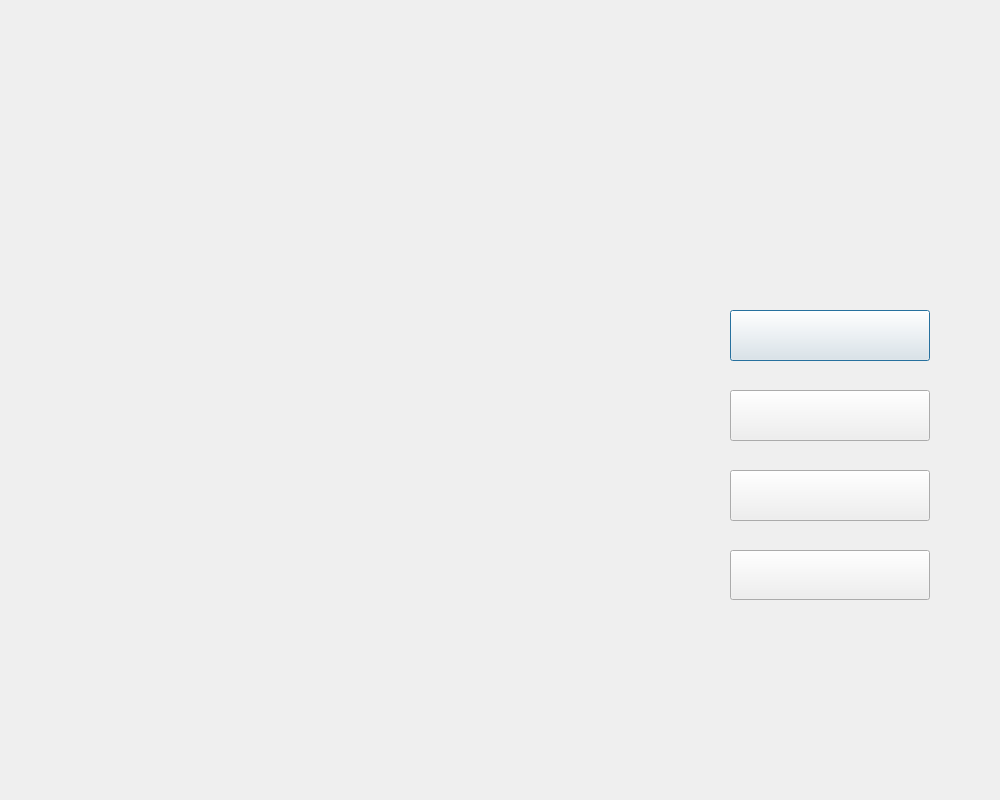
<?xml version="1.0" encoding="UTF-8"?>
<ui version="4.0">
 <class>StartingDialog</class>
 <widget class="QDialog" name="StartingDialog">
  <property name="geometry">
   <rect>
    <x>0</x>
    <y>0</y>
    <width>1000</width>
    <height>800</height>
   </rect>
  </property>
  <property name="minimumSize">
   <size>
    <width>1000</width>
    <height>800</height>
   </size>
  </property>
  <property name="maximumSize">
   <size>
    <width>1000</width>
    <height>800</height>
   </size>
  </property>
  <property name="windowTitle">
   <string>Dialog</string>
  </property>
  <widget class="QLabel" name="label">
   <property name="geometry">
    <rect>
     <x>0</x>
     <y>-1</y>
     <width>1000</width>
     <height>800</height>
    </rect>
   </property>
   <property name="frameShape">
    <enum>QFrame::NoFrame</enum>
   </property>
   <property name="text">
    <string/>
   </property>
   <property name="pixmap">
    <pixmap resource="resource.qrc">:/res/res/begining.png</pixmap>
   </property>
  </widget>
  <widget class="QPushButton" name="btn_localpvp">
   <property name="geometry">
    <rect>
     <x>730</x>
     <y>310</y>
     <width>200</width>
     <height>51</height>
    </rect>
   </property>
   <property name="text">
    <string/>
   </property>
   <property name="icon">
    <iconset resource="resource.qrc">
     <normaloff>:/res/res/localpvp.png</normaloff>:/res/res/localpvp.png</iconset>
   </property>
   <property name="iconSize">
    <size>
     <width>200</width>
     <height>50</height>
    </size>
   </property>
   <property name="flat">
    <bool>false</bool>
   </property>
  </widget>
  <widget class="QPushButton" name="btn_pve">
   <property name="geometry">
    <rect>
     <x>730</x>
     <y>390</y>
     <width>200</width>
     <height>51</height>
    </rect>
   </property>
   <property name="text">
    <string/>
   </property>
   <property name="icon">
    <iconset resource="resource.qrc">
     <normaloff>:/res/res/pve.png</normaloff>:/res/res/pve.png</iconset>
   </property>
   <property name="iconSize">
    <size>
     <width>200</width>
     <height>50</height>
    </size>
   </property>
   <property name="flat">
    <bool>false</bool>
   </property>
  </widget>
  <widget class="QPushButton" name="btn_editor">
   <property name="geometry">
    <rect>
     <x>730</x>
     <y>470</y>
     <width>200</width>
     <height>51</height>
    </rect>
   </property>
   <property name="text">
    <string/>
   </property>
   <property name="icon">
    <iconset resource="resource.qrc">
     <normaloff>:/res/res/editor.png</normaloff>:/res/res/editor.png</iconset>
   </property>
   <property name="iconSize">
    <size>
     <width>200</width>
     <height>50</height>
    </size>
   </property>
   <property name="flat">
    <bool>false</bool>
   </property>
  </widget>
  <widget class="QPushButton" name="pushButton_4">
   <property name="geometry">
    <rect>
     <x>730</x>
     <y>550</y>
     <width>200</width>
     <height>50</height>
    </rect>
   </property>
   <property name="text">
    <string/>
   </property>
   <property name="icon">
    <iconset resource="resource.qrc">
     <normaloff>:/res/res/exit.png</normaloff>:/res/res/exit.png</iconset>
   </property>
   <property name="iconSize">
    <size>
     <width>200</width>
     <height>50</height>
    </size>
   </property>
   <property name="flat">
    <bool>false</bool>
   </property>
  </widget>
 </widget>
 <resources>
  <include location="resource.qrc"/>
 </resources>
 <connections>
  <connection>
   <sender>pushButton_4</sender>
   <signal>clicked()</signal>
   <receiver>StartingDialog</receiver>
   <slot>accept()</slot>
   <hints>
    <hint type="sourcelabel">
     <x>541</x>
     <y>589</y>
    </hint>
    <hint type="destinationlabel">
     <x>513</x>
     <y>668</y>
    </hint>
   </hints>
  </connection>
 </connections>
</ui>
